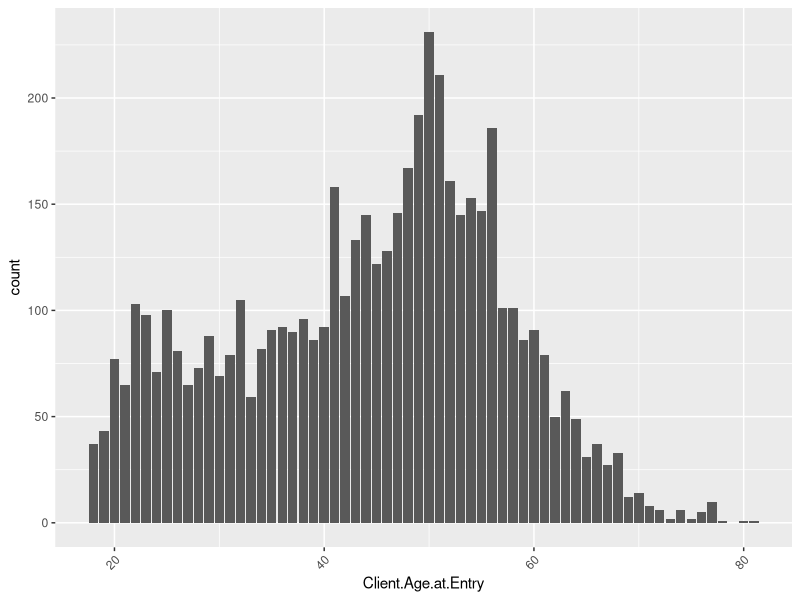
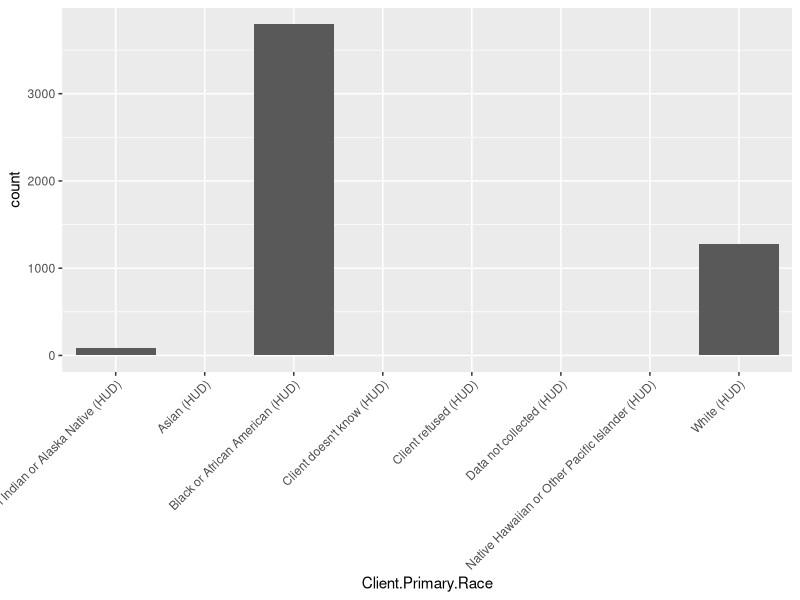
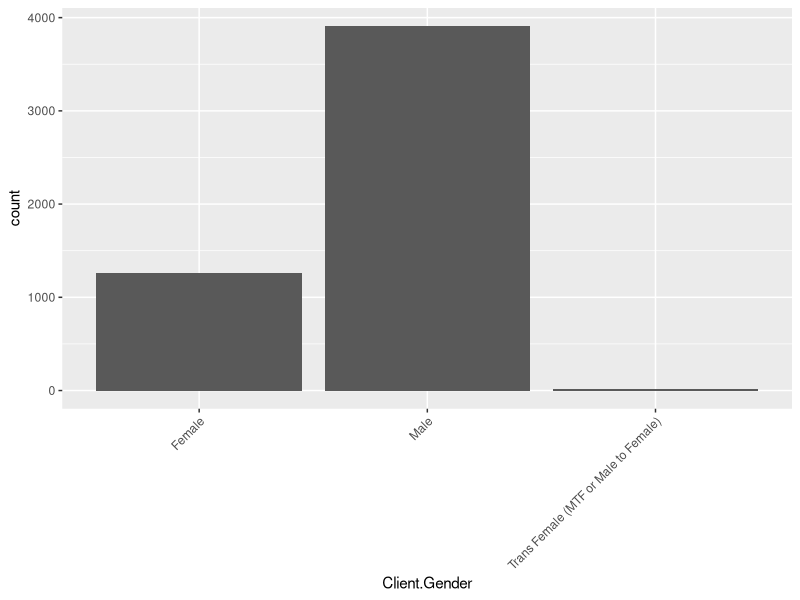
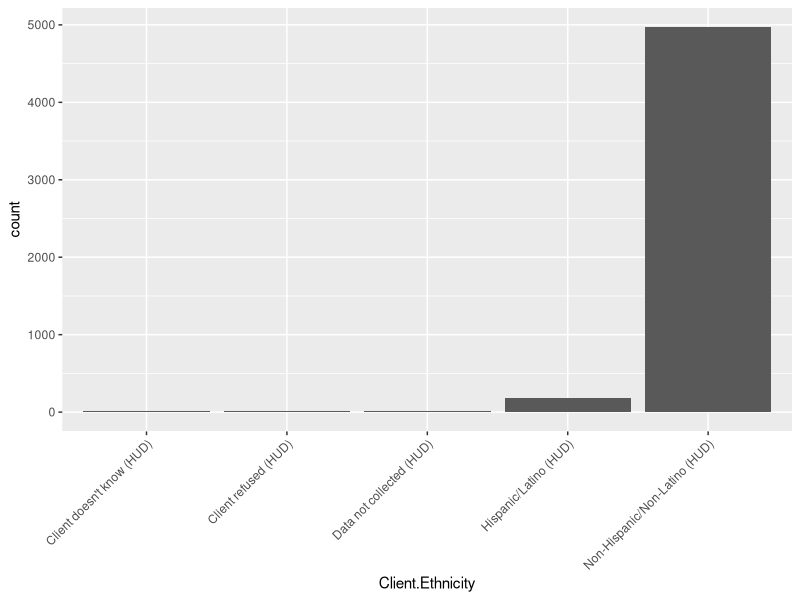
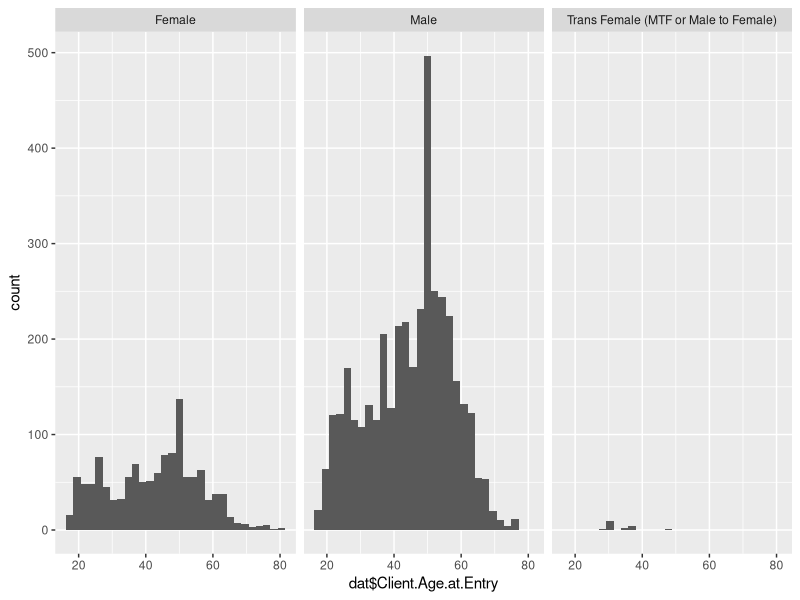

The R source for these figures, in order:
## ---- chunk 1
knitr::opts_chunk$set(echo = TRUE)

library(ggplot2)
library(tidyverse)

#setwd("~/Desktop/611 Notes/bios611-projects-fall-2019-cwzhou/project_3/data")
dat = read.csv("export_dataframe.csv", header = TRUE)
## ---- chunk 2

dat_noID = dat[,-c(1,2,3,4)]
summary(dat_noID)

dat %>%
  ggplot(aes(x=Client.Age.at.Entry)) +
  geom_bar() +
  theme(axis.text.x = element_text(angle = 45, hjust = 1))

dat %>%
  ggplot(aes(x=Client.Primary.Race)) +
  geom_bar() +
  theme(axis.text.x = element_text(angle = 45, hjust = 1))

dat %>%
  ggplot(aes(x=Client.Gender)) +
  geom_bar() +
  theme(axis.text.x = element_text(angle = 45, hjust = 1))

dat %>%
  ggplot(aes(x=Client.Ethnicity)) +
  geom_bar() +
  theme(axis.text.x = element_text(angle = 45, hjust = 1))

## ---- chunk 3
dat$Client.Gender <- as.factor(dat$Client.Gender)
ggplot(dat, aes(x = dat$Client.Age.at.Entry)) + geom_histogram() + facet_wrap(~Client.Gender)
## ---- chunk 4
mod1 = lm(formula = Total.Nights ~ Client.Gender + Client.Age.at.Entry + Client.Ethnicity + Client.Primary.Race, data = dat)
summary(mod1)
